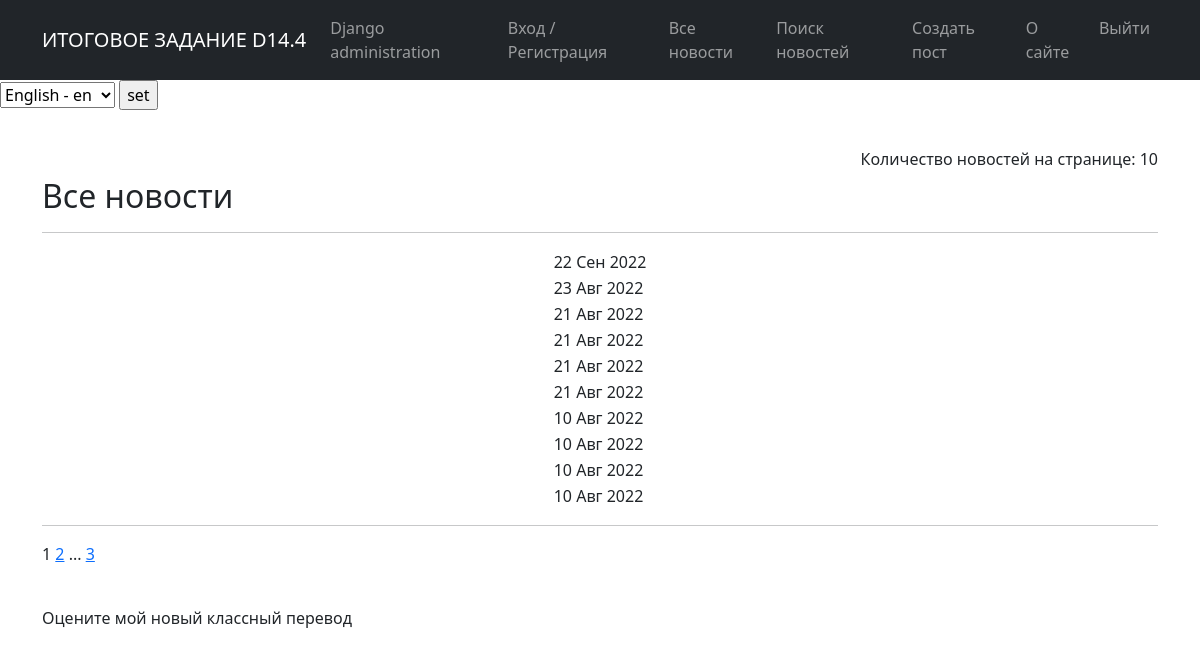
Page /news/ on the committed database.
### news/models.py (models this page shows, shortened)
class Post(models.Model):
    NEWS = 'NW'
    ARTICLE = 'AT'
    CHOISE_NW_AT = [
        (NEWS, 'Новость'),
        (ARTICLE, 'Статья')
    ]
    author = models.ForeignKey(
        Author, on_delete=models.CASCADE,
        verbose_name=pgettext_lazy('Author name', 'Author name'),
        help_text=_('Author name')
    )
    type_of_post = models.CharField(
        max_length=2,
        default=NEWS,
        choices=CHOISE_NW_AT,
        verbose_name=pgettext_lazy('Post type', 'Post type'),
        help_text=_('Post type')
    )
    post_create_datetime = models.DateTimeField(
        auto_now_add=True,
        verbose_name=pgettext_lazy('Time and date of publication', 'Time and date of publication'),
        help_text=_('Time and date of publication')
    )
    post_category = models.ManyToManyField(
        Category, through='PostCategory',
        related_name='posts',
        verbose_name=pgettext_lazy('This is category of post', 'Post category'),
        help_text=_('Post category')
    )
    post_title = models.CharField(
        max_length=128,
        verbose_name=pgettext_lazy('Post title', 'Post title'),
        help_text=_('Post title')
    )
    post_text = models.TextField(
        verbose_name=pgettext_lazy('The content of the post', 'The content of the post'),
        help_text=_('The content of the post')
    )
    post_rating = models.IntegerField(
        default=0,
        verbose_name=pgettext_lazy('The rating of the post', 'The rating of the post'),
        help_text=_('The rating of the post')
    )
    is_updated = models.BooleanField(
        default=False
    )
    is_new = models.BooleanField(
        default=True,
        help_text=_('Is this article new?')
    )
    def get_absolute_url(self):
        return reverse('new_detail', args=[str(self.id)])

### news/views.py (the view)
# urls.py: path('', cache_page(60*1)(PostList.as_view()), name='news_list'),
class PostList(ListView):
    model = Post
    ordering = '-post_create_datetime'
    template_name = 'news.html'
    context_object_name = 'news'
    paginate_by = 10

### news/templatetags/custom_filters.py (called while the page is built)
@register.filter()
def makegoodwords(value):
    new_value = keyword_processor.replace_keywords(value)
    return new_value

### templates/news.html (shortened to what this page needs)
{% extends 'flatpages/default.html' %}
{% load i18n %}
{% load custom_filters %}
{% load cache %}
{% block content %}
    <p>&nbsp;</p>
    <h6 align='right'>Количество новостей на странице: {{news|length}}</h6>
    <h2>Все новости</h2>
    <hr>
    {% if news %}
        <table align='center' border="0" cellspacing="0">
           {% for new in news %}
                <tr align="left">
                    <td><a href="{{ new.get_absolute_url }}"> {{ new.post_title|makegoodwords}} </a></td>
                    <td>{{ new.post_create_datetime|date:'d M Y' }}</td>
                    <td>{{ new.post_text|truncatechars:20|makegoodwords }}</td>
                </tr>
            {% endfor %}
        </table>
    {% else %}
        <h3>На этом сайте новостей нет!</h3>
        <h1>:(</h1>
    {% endif %}
    <hr>
   {{ page_obj.number }}
   {% if page_obj.has_next %}
       <a href="?page={{ page_obj.next_page_number }}">{{ page_obj.next_page_number }}</a>
       {% if paginator.num_pages != page_obj.next_page_number %}
           ...
           <a href="?page={{ page_obj.paginator.num_pages }}">{{ page_obj.paginator.num_pages }}</a>
       {% endif %}
   {% endif %}
    <p><strong>&nbsp;</strong></p>
    {% trans "Check out my new cool translation" %}
{% endblock content %}

### rows in the picture
Post: post_create_datetime "22 Сен 2022"
Post: post_create_datetime "23 Авг 2022"
Post: post_create_datetime "21 Авг 2022"
Post: post_create_datetime "21 Авг 2022"
Post: post_create_datetime "21 Авг 2022"
Post: post_create_datetime "21 Авг 2022"
Post: post_create_datetime "10 Авг 2022"
Post: post_create_datetime "10 Авг 2022"
Post: post_create_datetime "10 Авг 2022"
Post: post_create_datetime "10 Авг 2022"

### other values in the picture
{{ news|length }} "10"
{{ page_obj.number }} "1"
{{ page_obj.next_page_number }} "2"
{{ page_obj.paginator.num_pages }} "3"
form field language "English - en"
